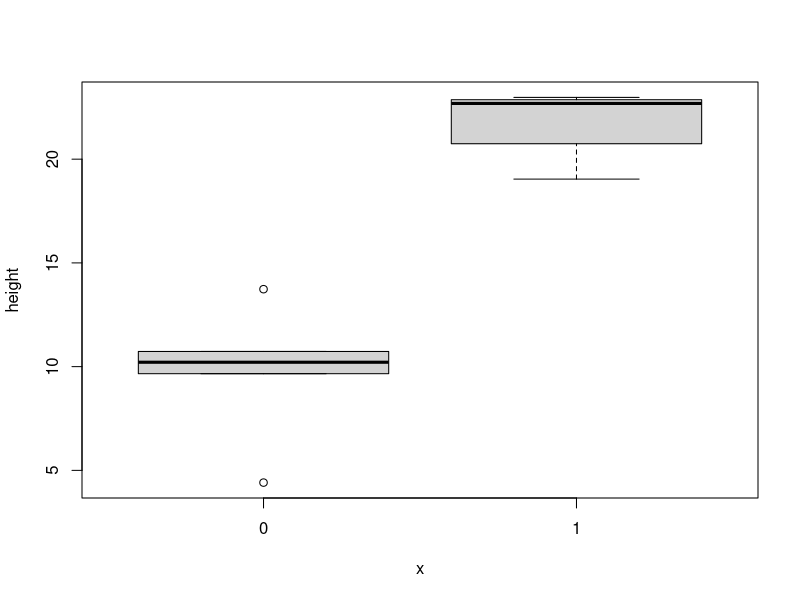
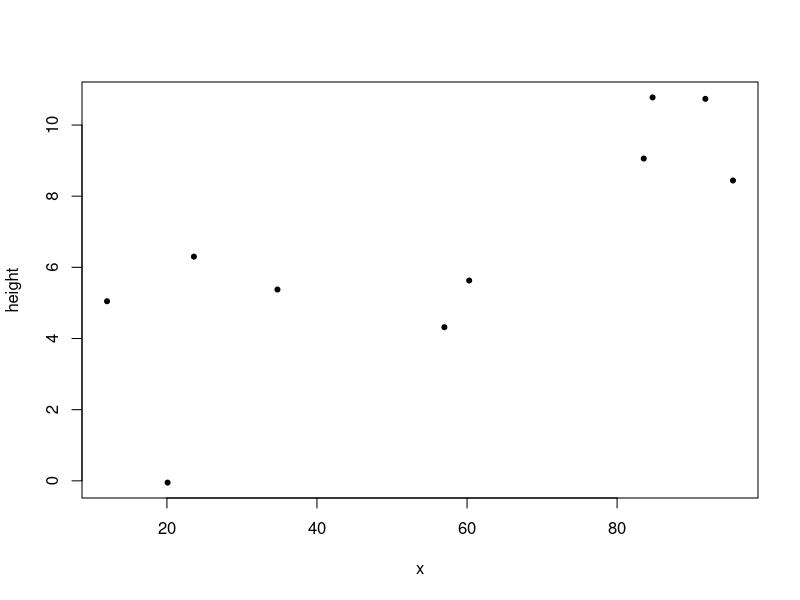

These charts were generated, in order, by the following R code:
##Module 2 Maximum Likelihood##
#simulate data
#t-test approach

B0 = 9 #ft
B1 = 13 #ft the difference between the 2 tree heights

x=c(rep(0,5),rep(1,5))
height=B0+B1*x + rnorm(length(x),0,2)
##adding error term at end of linear model accounts for noise and this error term comes from a distribution controlled 
#by parameter sigma
boxplot(height~x)
y=lm(height~x)
summary(y)

##simple linear regression
B0 = 1 #m3 m-3
B1 = 0.1 #ft (m3 m-3)-1 over water content
x=runif(10,min=0,max=100) #simulated water content for soil
x

#simulate height data
height = B0+B1*x+rnorm(length(x),0,2)
plot(x,height,pch=20)
fitregression=lm(height~x)
summary(fitregression)
#when intercept isn't significant, means that you can't tell the difference between intercept and 0